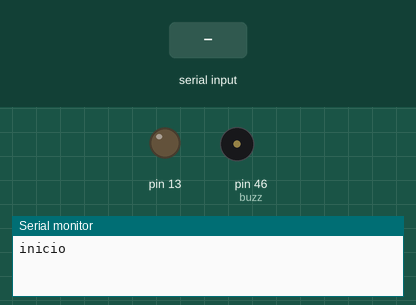
Recording of a program running on a simulated Arduino Mega 2560, built with avr-gcc and run on an emulated ATmega2560. Shown: output pins drawn as LEDs (lit = HIGH), buzzer (waves = sounding), the last lines printed to the serial monitor. The test bench sets the inputs (shaded band). The board resets itself during the run and starts again.

Above: at 1.4 s.
1.5 s: "OK+CONN" received over the second serial link
4.0 s: "OK+LOST" received over the second serial link
6.5 s: "100" received over the second serial link
At 14.7 s:
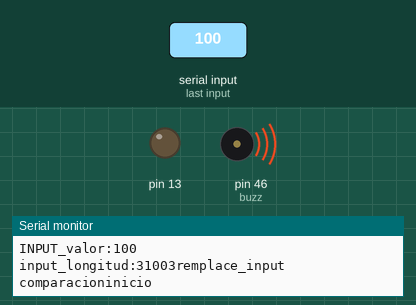
Timing chart, 0 to 15.0 s (numbered marks = the images above; inputs shaded):
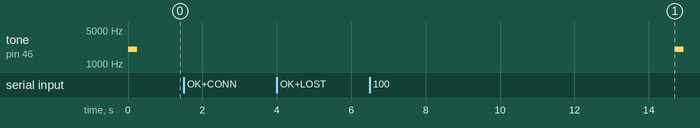

The program:

main.cpp
```cpp
#include <Arduino.h>
#include <avr/wdt.h>

#define enable_bill 9
//enable normal 8 pcb 9
#define pulsos_bill 11
//pulses normal 10 pcb 8
#define cinco A2
#define diez A5
#define h5 A8
#define h10 A11
#define motor5a A0
//31 pcb normal4
#define motor5b A1
//32 pcb normal3
#define motor10a A3
//33 pcb normal2
#define motor10b A4
//34 pcb normal 1
#define buzz 46
//46 pcb  no hay en normal

#define ble_gnd 36

int resetqr = 0;
int moneda20 = 0;
int moneda50 = 0;
int moneda100 = 0;
int moneda200 = 0;
int moneda500 = 0;
String input = "";

int tim = 0, datotim, datoAnteriortim, contadortim, contadorreset_bill = 0;
int dato = 0, datoreset_bill, datoAnterior = 0, contador = 0;
int dato3 = 0, datoAnterior3 = 0, contador3 = 0, datoAnteriorreset_bill = 0;
int contador4 = 0, contadore = 0;
unsigned long time, dato2 = 0, datoAnterior2 = 0, contador2 = 0;
int datoe_m, datoAnteriore_m = 0;
int datoqr, datoAnteriorqr = 0, contadorqr = 0;
char recived;
String recived2;
int monedas = 0, k = 20;
unsigned int tiempo = 0;
bool w = 0, x = 0, m = 0, n = 0, nn = 0;
int frecuencia = 2000, contadort = 0;
;
bool connectionAccepted = false, runTime = false, stopp = 1, z = 0, reset_bills = 0;

void killSession()
{
  tiempo = 0;
  connectionAccepted = false;
  runTime = false;
  //asm volatile("  jmp 0");
  while (1)
  {
  };
}
void killConnection()
{
  killSession();
}
void acceptTime()
{
  tiempo = 0;
  tiempo = millis() / 1000;
  runTime = true;
}
void compareToken()
{
  if ((input.substring(0, 80)).equals("2228d9836739691c36f1cc149ae15564asfd616335664e9191ee7b9f348d3a8a782fa8412671e273"))
  {
    Serial.print("token_mio");
    Serial.print(input);
    connectionAccepted = 1;
    k = 30;
    reset_bills = 1;
    digitalWrite(enable_bill, LOW);
    Serial3.write("0200");
  }
  else
  {
    Serial3.write("401");
    killConnection();
  }
}
void setup()
{
  wdt_disable();
  Serial3.begin(9600); //nextion
  Serial2.begin(9600); // blutubi
  Serial1.begin(9600); //esclavo cambiador
  Serial.begin(9600);
  Serial.println("inicio");

  pinMode(ble_gnd, OUTPUT);
  digitalWrite(ble_gnd, LOW);
  pinMode(13, OUTPUT);
  digitalWrite(13, LOW);
  wdt_enable(WDTO_8S);
  tone(buzz, frecuencia);
  delay(250);
  noTone(buzz);
}
void reversa_monedas5()
{
  digitalWrite(motor5a, HIGH);
  digitalWrite(motor5b, LOW);
  digitalWrite(cinco, HIGH);
}

void reversa_monedas10()
{
  digitalWrite(motor10a, HIGH);
  digitalWrite(motor10b, LOW);
  digitalWrite(diez, HIGH);
}

void apagado5()
{
  digitalWrite(motor5a, LOW);
  digitalWrite(motor5b, LOW);
  digitalWrite(cinco, LOW);
}

void apagado10()
{
  digitalWrite(motor10a, LOW);
  digitalWrite(motor10b, LOW);
  digitalWrite(diez, LOW);
}

void encendido5()
{
  digitalWrite(motor5a, LOW);
  digitalWrite(motor5b, HIGH);
  digitalWrite(cinco, HIGH);
}
void encendido10()
{
  digitalWrite(motor10a, LOW);
  digitalWrite(motor10b, HIGH);
  digitalWrite(diez, HIGH);
}
void loop()
{
  if (k == 0)
  {

    if (Serial.available() > 0)
    {
      recived = Serial.read();
      if (recived == '1')
      {
        Serial.println("ON_BLE");
        tone(buzz, frecuencia);
        digitalWrite(ble_gnd, HIGH);
        k = 20;
        recived = ' ';
      }
    }
  }
  if (k == 20)
  {
    if (Serial3.available())
    {
      Serial.println("entro en blutubi");
      input = Serial3.readString();
      // delay(100);
      Serial.print("INPUT_valor:");
      Serial.println((input.substring(0, 7)));
      Serial.print("input_longitud:");
      Serial.print(input.length());
      if (!Serial3.available())
      {
        Serial.print(input);
        Serial.print(input.length());
        if ((input.substring(0, 7)).equals("OK+CONN"))
        {
          Serial.print("aceptime");
          acceptTime();
        }
        else if (input.equals("OK+LOST") && connectionAccepted)
        {
          Serial.println("kill_sesion");
          killSession();
        }
        else
        {
          Serial.println("remplace_input");
          input.replace("OK+CONN", "");
          input.replace("OK+LOST", "");
          input.replace("OK", "");
          if (!input.equals("") && !connectionAccepted)
          {
            Serial.print("comparacion");
            compareToken();
            Serial.print(input);
          }
          else if (connectionAccepted)
          {
            Serial.println(input);
            Serial.println(input.length());
            input == "100" ? digitalWrite(13, HIGH) : digitalWrite(13, LOW);
            if (input == "100")
            {
              resetqr = 0;
              //            while (1)
              //            {
              //              Serial.println("si jalo");
              //            };
            }
            else
            {
              //            Serial.println("no jalo");
              while (1)
              {
              }
              //            while (1)
              //            {
              //            };
            }
            // killConnection();
          }
        }
      }
    }
  }

  if (k == 30)
  {
    delay(1000);
    Serial3.print(150);
    delay(2000);
    Serial3.write("END");
    while (1)
    {
    }
    /* while (Serial.available() > 0)
    {
      recived2 = Serial.readString();
      if (recived2 == "0")
      {
        Serial3.write("END");
        while (1)
        {
        }
      }
      else
      {
        Serial3.print(recived2);
        delay(1000);
      }
    }*/
  }
  if (!connectionAccepted && runTime)
  {
    if ((millis() / 1000) > tiempo + 5)
    {
      //asm volatile("  jmp 0");
      killConnection();
    }
  }
  wdt_reset();
}
```

Measured:
- after the input at 6.5 s, tone on pin 46 (buzz): silent → 2000 Hz after 8.2 s, → silent 0.25 s later
